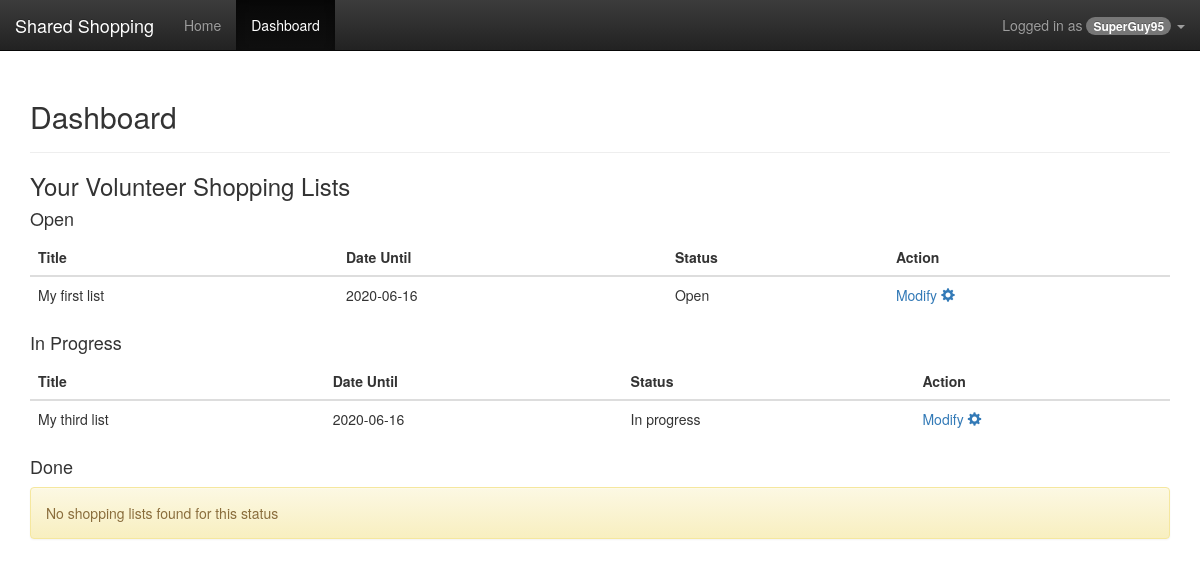
/index.php?view=dashboard (signed in), run on the app's committed database.
### tables this page shows
CREATE TABLE users (
	id int(11) NOT NULL AUTO_INCREMENT,
	user_name varchar(255) NOT NULL,
	password_hash char(40) NOT NULL,
	user_type ENUM('volunteer', 'helpseeker'),
    PRIMARY KEY (id),
	UNIQUE KEY user_name (user_name)
);

CREATE TABLE shopping_list (
	id int(11) NOT NULL AUTO_INCREMENT,
	creator_id int(11) NOT NULL,
	volunteer_id int(11) NULL DEFAULT NULL,
	title varchar(255) NOT NULL,
	date_until timestamp NOT NULL,
	deleted_at timestamp NULL DEFAULT NULL,
	created_at timestamp NOT NULL,
	status ENUM('Done', 'Draft', 'In progress', 'Open'),
	total_price decimal(10,2) NULL DEFAULT NULL,
	PRIMARY KEY (id),
	KEY creator_id (creator_id)
);

### index.php (called while the page is built, shortened)
<?php
require_once('inc/bootstrap.php');
$default_view = 'welcome';
$view = $default_view;
if (isset($_REQUEST['view']) &&
    file_exists(__DIR__ . '/views/' . $_REQUEST['view'] . '.php')) {
        $view = $_REQUEST['view'];
    }
require_once('views/' . $view . '.php');
?>

### lib/Data/DataManager.php (called while the page is built, shortened)
<?php
class DataManager
{
    private static $__connection;
    private static function getConnection()
    {
        if (!isset(self::$__connection)) {
            $type = 'mysql';
            $host = 'localhost';
            $name = 'fh_2020_scm4_S1810307013';
            $user = 'fh_2020_scm4';
            $pass = 'fh_2020_scm4';
            self::$__connection = new \PDO($type . ':host=' . $host . ';dbname=' . $name . ';charset=utf8', $user, $pass);
        }
        return self::$__connection;
    }
    private static function query($connection, $query, $parameters = [])
    {
        $connection->setAttribute(\PDO::ATTR_ERRMODE, \PDO::ERRMODE_EXCEPTION);
        $connection->setAttribute(\PDO::ATTR_EMULATE_PREPARES, false);
        try {
            $statement = $connection->prepare($query);
            $i = 1;
            foreach ($parameters as $param) {
                if (is_int($param)) {
                    $statement->bindValue($i, $param, \PDO::PARAM_INT);
                }
                $i++;
            }
            $statement->execute();
        } catch (\Exception $e) {
            die ($e->getMessage());
        }
        return $statement;
    }
    private static function fetchObject($cursor)
    {
        return $cursor->fetch(\PDO::FETCH_OBJ);
    }
    private static function closeConnection()
    {
        self::$__connection = null;
    }
    public static function getShoppingListsByVolunteerId(int $volunteerId = null): array
    {   $shoppingLists = [];
        $dateFormatString = "Y-m-d";
        $con = self::getConnection();
        $res = self::query($con, "
            SELECT id, creator_id, volunteer_id, title, date_until, status, total_price
            FROM shopping_list
            WHERE volunteer_id = ? AND deleted_at IS NULL;
        ", [$volunteerId]);
        while ($list = self::fetchObject($res)) {
            $shoppingLists[] = new ShoppingList($list->id, $list->creator_id, $list->volunteer_id, $list->title, date($dateFormatString, strtotime($list->date_until)), $list->status, $list->total_price);
        }
        return $shoppingLists;
    }
    public static function getOpenShoppingLists(): array
    {   $shoppingLists = [];
        $dateFormatString = "Y-m-d";
        $con = self::getConnection();
        $res = self::query($con, "
            SELECT id, creator_id, volunteer_id, title, date_until, status, total_price
            FROM shopping_list
            WHERE volunteer_id IS NULL AND deleted_at IS NULL AND status = 'Open';
        ", []);
        while ($list = self::fetchObject($res)) {
            $shoppingLists[] = new ShoppingList($list->id, $list->creator_id, $list->volunteer_id, $list->title, date($dateFormatString, strtotime($list->date_until)), $list->status, $list->total_price);
        }
        return $shoppingLists;
    }
    public static function getUserById(int $userId)
    {
        $user = null;
        $con = self::getConnection();
        $res = self::query($con, "
            SELECT id, user_name, password_hash, user_type
            FROM users
            WHERE id = ?;
        ", [$userId]);
        if ($u = self::fetchObject($res)) {
            $user = new User($u->id, $u->user_name, $u->password_hash, $u->user_type);
        }
        return $user;
    }
}
?>

### lib/SharedShopping/AuthenticationManager.php (called while the page is built, shortened)
<?php
class AuthenticationManager extends BaseObject
{
    public static function isAuthenticated() : bool {
        return isset($_SESSION['user']);
    }
    public static function getAuthenticatedUser () {
        return self::isAuthenticated() ? \Data\DataManager::getUserById($_SESSION['user']) : null;
    }
}

### inc/bootstrap.php (called while the page is built, shortened)
<?php
spl_autoload_register(function ($class) {
   $filename = __DIR__ . '/../lib/' . str_replace('\\', DIRECTORY_SEPARATOR, $class) . '.php';
});
require_once(__DIR__ .'/../lib/Data/DataManager.php');

### lib/SharedShopping/User.php (called while the page is built, shortened)
<?php
class User extends Entity {
  private $userName;
  public function __construct(int $id, string $userName, string $passwordHash, string $userType) {
    $this->userName = $userName;
  }
  public function getUserName() : string {
    return $this->userName;
  }
}

### lib/SharedShopping/Util.php (called while the page is built, shortened)
<?php
class Util extends BaseObject {
    public static function escape(string $string) : string {
        return nl2br(htmlentities($string));
    }
}

### lib/SharedShopping/ShoppingList.php (called while the page is built, shortened)
<?php
class ShoppingList extends Entity {
  private $title;
  private $dateUntil;
  private $status;
  public function __construct(int $id, int $creatorId, ?int $volunteerId, string $title, string $dateUntil, string $status, ?float $totalPrice) {
    $this->title = $title;
    $this->dateUntil = $dateUntil;
    $this->status = $status;
  }
  public function getTitle() : string {
    return $this->title;
  }
  public function getDateUntil() : string {
    return $this->dateUntil;
  }
  public function getStatus() : string {
    return $this->status;
  }
}

### lib/SharedShopping/Entity.php (called while the page is built, shortened)
<?php
class Entity extends BaseObject implements IData  {
    private $id;
    public function __construct (int $id) {
        $this->id = $id;
    }
    public function getId() : int {
        return $this->id;
    }
}

### views/partials/shoppingList/SLTable.php (the view, shortened to what this page needs)
<?php
    if (sizeof($lists) <= 0) :
        ?>
        <div class="alert alert-warning" role="alert">No shopping lists found for this status</div>
        <?php
    else :
        ?>
<table class="table">
    <thead>
    <tr>
        <th>
            Title
        </th>
        <th>
            Date Until
        </th>
        <th>
            Status
        </th>
        <th>
            Action
        </th>
    </tr>
    </thead>
    <tbody>
    <?php
    foreach ($lists as $item):
        ?>
        <tr>
            <td>
                <?php echo Util::escape($item->getTitle()); ?>
            </td>
            <td>
                <?php echo Util::escape($item->getDateUntil()); ?>
            </td>
            <td>
                <?php echo Util::escape($item->getStatus()); ?>
            </td>
            <td>
                <a href="index.php?view=detail&shoppingListId=<?php echo Util::escape($item->getId()); ?>">Modify <span class="glyphicon glyphicon-cog" aria-hidden="true"></span></a>
            </td>
        </tr>
    <?php endforeach; ?>
    </tbody>
</table>
<?php endif; ?>

### views/partials/header.php (shortened to what this page needs)
<?php
$user = AuthenticationManager::getAuthenticatedUser();
?>
<!DOCTYPE html>
<html>
<head>
    <link href="assets/bootstrap/css/bootstrap.min.css" rel="stylesheet">
    <link href="assets/bootstrap/css/bootstrap-theme.min.css" rel="stylesheet">
    <link href="assets/main.css" rel="stylesheet">
</head>
<body>
<div class="navbar navbar-inverse navbar-fixed-top">
    <div class="container-fluid">
        <div class="navbar-header">
            <a class="navbar-brand" href="index.php">Shared Shopping</a>
        </div>
        <div class="navbar-collapse collapse" id="bs-navbar-collapse-1">
            <ul class="nav navbar-nav">
                <li  <?php if ($view === 'welcome') { ?>class="active"<?php } ?>><a href="index.php">Home</a></li>
                <li <?php if ($view === 'dashboard') { ?>class="active"<?php } ?>><a href="index.php?view=dashboard">Dashboard</a></li>
            </ul>
            <ul class="nav navbar-nav navbar-right login">
                <li class="dropdown">
                    <?php  if ($user == null): ?>
                        <a href="#" class="dropdown-toggle" data-toggle="dropdown" role="button" aria-expanded="false">
                            Not logged in!
                            <b class="caret"></b>
                        </a>
                        <ul class="dropdown-menu" role="menu">
                            <li>
                                <a href="index.php?view=login">Login now</a>
                            </li>
                        </ul>
                    <?php else: ?>
                <a href="#" class="dropdown-toggle" data-toggle="dropdown" role="button" aria-expanded="false">
                  Logged in as  <span class="badge"><?php echo Util::escape($user->getUserName()); ?></span>
                  <b class="caret"></b>
                </a>
              <?php endif;  ?>
                </li>
            </ul>
        </div>
    </div>
</div>
<div class="container">

### assets/main.css (style rules this page uses)
body { padding-top: 60px; }
.navbar .login { float: right; }

### data on the page
users: user_name "SuperGuy95"
shopping_list: title "My first list", DateUntil "2020-06-16", status "Open"
shopping_list: title "My third list", DateUntil "2020-06-16", status "In progress"
